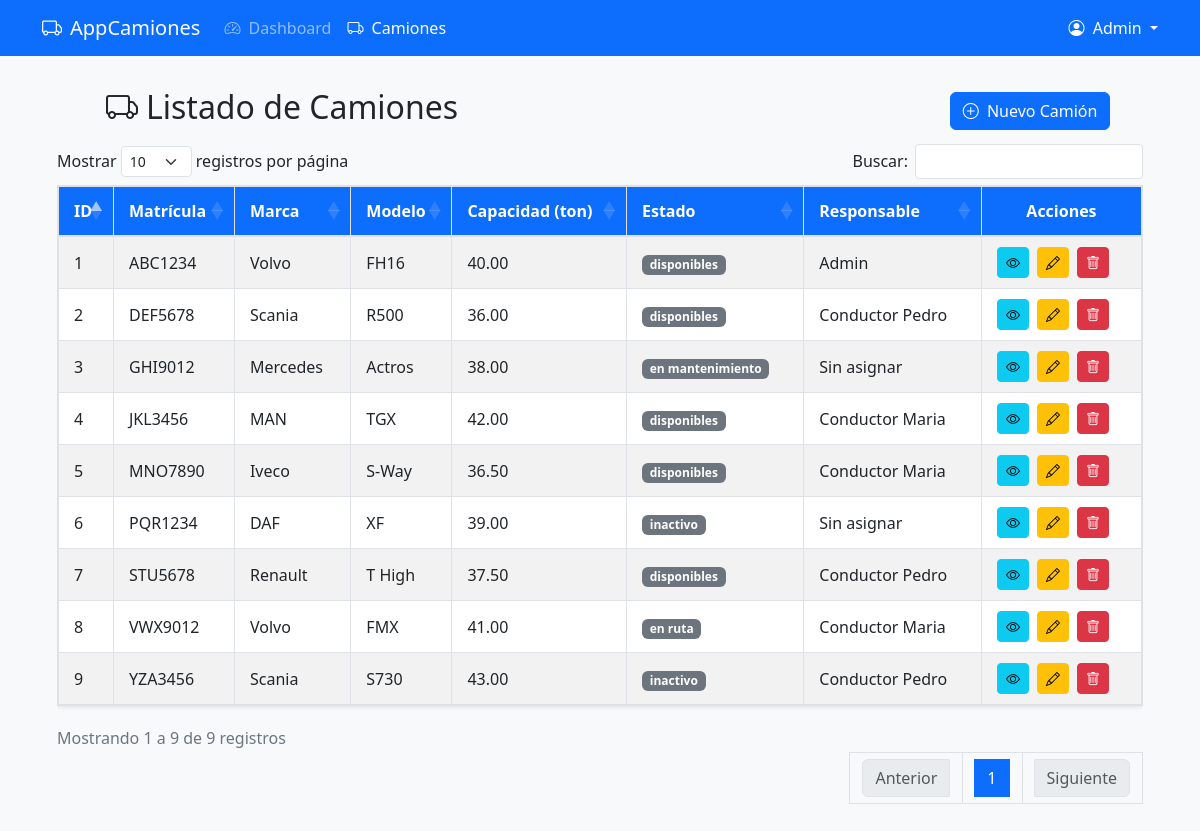
The page /views/camiones/list.php (signed in) on the database its author committed.
### tables this page shows
CREATE TABLE `camiones` (
  `id_camion` int(11) NOT NULL,
  `matricula` varchar(20) NOT NULL,
  `marca` varchar(50) NOT NULL,
  `modelo` varchar(50) NOT NULL,
  `capacidad` decimal(10,2) NOT NULL COMMENT 'en toneladas',
  `id_estado_camion` int(11) NOT NULL,
  `fecha_adquisicion` date NOT NULL,
  `ultima_revision` date DEFAULT NULL,
  `id_usuario_responsable` int(11) DEFAULT NULL,
  `fecha_registro` datetime DEFAULT current_timestamp()
);

CREATE TABLE `estados_camion` (
  `id_estado_camion` int(11) NOT NULL,
  `nombre` varchar(50) NOT NULL,
  `descripcion` varchar(255) DEFAULT NULL
);

CREATE TABLE `usuarios` (
  `id_usuario` int(11) NOT NULL,
  `nombre` varchar(100) NOT NULL,
  `email` varchar(100) NOT NULL,
  `password` varchar(255) NOT NULL,
  `id_rol` int(11) NOT NULL,
  `telefono` varchar(20) DEFAULT NULL,
  `fecha_contratacion` date DEFAULT NULL,
  `fecha_registro` datetime DEFAULT current_timestamp()
);

### controllers/CamionesController.php (called while the page is built, shortened)
<?php
require_once __DIR__ . '/../config/database.php';
require_once __DIR__ . '/../models/Camiones.php';
class CamionesController {
    private $camion;
    public function __construct() {
        $this->db = new Database();
        $this->camion = new Camiones($this->db->connect());
    }
    public function getCamionModel() {
        return $this->camion;
    }
}

### config/database.php (called while the page is built, shortened)
<?php
class Database {
    private $host = 'localhost';
    private $db_name = 'proyecto_transportes';
    private $username = 'dmilanes';
    private $password = 'milanes1982*-';
    public function connect() {
        $this->conn = null;
        try {
            $this->conn = new PDO(
                "mysql:host=" . $this->host . ";dbname=" . $this->db_name,
                $this->username,
                $this->password
            );
            $this->conn->setAttribute(PDO::ATTR_ERRMODE, PDO::ERRMODE_EXCEPTION);
        } catch (PDOException $e) {
            die("Error de conexión: " . $e->getMessage());
        }
        return $this->conn;
    }
}
?>

### models/Camiones.php (called while the page is built, shortened)
<?php
class Camiones {
    private $conn;
    private $table_name = "camiones";
    public function __construct($db) {
        $this->conn = $db;
    }
    public function read() {
        $query = "SELECT
                    c.id_camion,
                    c.matricula,
                    c.marca,
                    c.modelo,
                    c.capacidad,
                    ec.nombre as estado,
                    c.fecha_adquisicion,
                    c.ultima_revision,
                    u.nombre as responsable
                  FROM " . $this->table_name . " c
                  LEFT JOIN estados_camion ec ON c.id_estado_camion = ec.id_estado_camion
                  LEFT JOIN usuarios u ON c.id_usuario_responsable = u.id_usuario
                  ORDER BY c.id_camion ASC";
        $stmt = $this->conn->prepare($query);
        $stmt->execute();
        return $stmt;
    }
}

### views/camiones/list.php (the view, shortened to what this page needs)
<?php
require_once __DIR__ . '/../../controllers/CamionesController.php';
$controller = new CamionesController();
$camionModel = $controller->getCamionModel();
$stmt = $camionModel->read();
$camiones = $stmt->fetchAll(PDO::FETCH_ASSOC);
?>
<!DOCTYPE html>
<html lang="es">
<head>
    <link href="https://cdn.jsdelivr.net/npm/bootstrap@5.3.0/dist/css/bootstrap.min.css" rel="stylesheet">
    <link href="https://cdn.jsdelivr.net/npm/bootstrap-icons@1.10.0/font/bootstrap-icons.css" rel="stylesheet">
    <link rel="stylesheet" type="text/css" href="https://cdn.datatables.net/1.11.5/css/dataTables.bootstrap5.min.css">
</head>
<body>
    <nav class="navbar navbar-expand-lg navbar-dark bg-primary fixed-top">
        <div class="container">
            <a class="navbar-brand" href="../auth/dashboard.php">
                <i class="bi bi-truck me-2"></i>AppCamiones
            </a>
            <div class="collapse navbar-collapse" id="navbarNav">
                <ul class="navbar-nav me-auto">
                    <li class="nav-item">
                        <a class="nav-link" href="../auth/dashboard.php"><i class="bi bi-speedometer2 me-1"></i> Dashboard</a>
                    </li>
                    <li class="nav-item">
                        <a class="nav-link active" href="list.php"><i class="bi bi-truck me-1"></i> Camiones</a>
                    </li>
                </ul>
                <div class="d-flex">
                    <div class="dropdown">
                        <a class="nav-link dropdown-toggle text-white" href="#" id="navbarDropdown" role="button" data-bs-toggle="dropdown" aria-expanded="false">
                            <i class="bi bi-person-circle me-1"></i> <?php echo htmlspecialchars($_SESSION['user']['nombre']); ?>
                        </a>
                    </div>
                </div>
            </div>
        </div>
    </nav>
    <div class="main-container">
        <div class="container">
            <div class="mover-div">
                <h2>
                    <i class="bi bi-truck me-2"></i>Listado de Camiones
                </h2>
                <a href="add.php" class="btn btn-primary">
                    <i class="bi bi-plus-circle me-1"></i> Nuevo Camión
                </a>
            </div>
            <div class="table-wrapper">
                <div class="table-responsive">
                    <table id="camionesTable" class="table table-striped table-hover table-bordered">
                        <thead class="table-light">
                            <tr>
                                <th>ID</th>
                                <th>Matrícula</th>
                                <th>Marca</th>
                                <th>Modelo</th>
                                <th>Capacidad (ton)</th>
                                <th>Estado</th>
                                <th>Responsable</th>
                                <th class="action-buttons">Acciones</th>
                            </tr>
                        </thead>
                        <tbody>
                            <?php foreach ($camiones as $camion): ?>
                                <tr>
                                    <td><?php echo htmlspecialchars($camion['id_camion']); ?></td>
                                    <td><?php echo htmlspecialchars($camion['matricula']); ?></td>
                                    <td><?php echo htmlspecialchars($camion['marca']); ?></td>
                                    <td><?php echo htmlspecialchars($camion['modelo']); ?></td>
                                    <td><?php echo htmlspecialchars($camion['capacidad']); ?></td>
                                    <td>
                                        <?php
                                        $badgeClass = '';
                                        switch($camion['estado']) {
                                            case 'inactivo': $badgeClass = 'badge-inactivo'; break;
                                            default: $badgeClass = 'bg-secondary';
                                        }
                                        ?>
                                        <span class="badge <?php echo $badgeClass; ?>">
                                            <?php echo htmlspecialchars($camion['estado']); ?>
                                        </span>
                                    </td>
                                    <td><?php echo htmlspecialchars($camion['responsable'] ?? 'Sin asignar'); ?></td>
                                    <td class="action-buttons">
                                        <div class="d-flex gap-2">
                                            <a href="view.php?id=<?php echo $camion['id_camion']; ?>" class="btn btn-sm btn-info" title="Ver">
                                                <i class="bi bi-eye"></i>
                                            </a>
                                            <a href="edit.php?action=editar&id=<?php echo $camion['id_camion']; ?>" class="btn btn-sm btn-warning" title="Editar">
                                                <i class="bi bi-pencil"></i>
                                            </a>
                                            <a href="list.php?action=eliminar&id=<?php echo $camion['id_camion']; ?>"
                                               class="btn btn-sm btn-danger"
                                               title="Eliminar"
                                               onclick="return confirm('¿Estás seguro de eliminar este camión?')">
                                                <i class="bi bi-trash"></i>
                                            </a>
                                        </div>
                                    </td>
                                </tr>
                            <?php endforeach; ?>
                        </tbody>
                    </table>
                </div>
            </div>
        </div>
    </div>
</body>
</html>

### views/camiones/list.php (style rules this page uses)
body { padding-top: 56px; background-color: #f8f9fa; display: flex; flex-direction: column; min-height: 100vh; }
.main-container { flex: 1; display: flex; flex-direction: column; justify-content: center; padding: 2rem 0; }
.mover-div { display: flex; align-items: center; margin-left: 64px; width: 90%; justify-content: space-between; }
.badge-inactivo { background-color: #6c757d; }
.action-buttons .btn { padding: 0.25rem 0.5rem; font-size: 0.875rem; }
.table-wrapper { width: 100%; max-width: 1200px; margin: 0 auto; padding: 0 15px; }
#camionesTable { width: 100% !important; margin: 30px auto; border: 1px solid #dee2e6; box-shadow: 0 0.125rem 0.25rem rgba(0, 0, 0, 0.075); }
#camionesTable thead th { background-color: #0d6efd; border-bottom: 2px solid #dee2e6; padding: 12px 15px; vertical-align: middle; color: white; }
#camionesTable tbody td { padding: 10px 15px; vertical-align: middle; }

### rows shown on the page
camiones: id_camion "1", matricula "ABC1234", marca "Volvo", modelo "FH16", capacidad "40.00", id_estado_camion.nombre "disponibles", id_usuario_responsable.nombre "Admin"
camiones: id_camion "2", matricula "DEF5678", marca "Scania", modelo "R500", capacidad "36.00", id_estado_camion.nombre "disponibles", id_usuario_responsable.nombre "Conductor Pedro"
camiones: id_camion "3", matricula "GHI9012", marca "Mercedes", modelo "Actros", capacidad "38.00", id_estado_camion.nombre "en mantenimiento", responsable "Sin asignar"
camiones: id_camion "4", matricula "JKL3456", marca "MAN", modelo "TGX", capacidad "42.00", id_estado_camion.nombre "disponibles", id_usuario_responsable.nombre "Conductor Maria"
camiones: id_camion "5", matricula "MNO7890", marca "Iveco", modelo "S-Way", capacidad "36.50", id_estado_camion.nombre "disponibles", id_usuario_responsable.nombre "Conductor Maria"
camiones: id_camion "6", matricula "PQR1234", marca "DAF", modelo "XF", capacidad "39.00", id_estado_camion.nombre "inactivo", responsable "Sin asignar"
camiones: id_camion "7", matricula "STU5678", marca "Renault", modelo "T High", capacidad "37.50", id_estado_camion.nombre "disponibles", id_usuario_responsable.nombre "Conductor Pedro"
camiones: id_camion "8", matricula "VWX9012", marca "Volvo", modelo "FMX", capacidad "41.00", id_estado_camion.nombre "en ruta", id_usuario_responsable.nombre "Conductor Maria"
camiones: id_camion "9", matricula "YZA3456", marca "Scania", modelo "S730", capacidad "43.00", id_estado_camion.nombre "inactivo", id_usuario_responsable.nombre "Conductor Pedro"

### other values the page prints
$_SESSION['user']['nombre'] "Admin"
